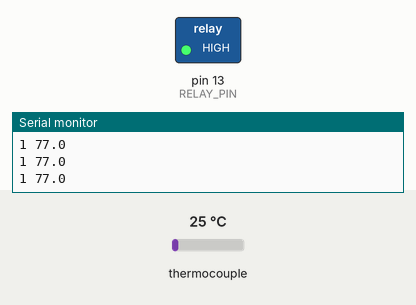
This sketch was run on a simulated Arduino Leonardo, built with avr-gcc and run on an emulated ATmega32U4. Shown: switched loads named in the sketch (green lamp = pin HIGH), the last lines printed to the serial monitor. The inputs (shaded band) are chosen by the test bench; at power-on: thermocouple 25 °C.

Above: at 1.7 s.
1.8 s: thermocouple set to 84 °C
3.3 s: thermocouple set to 92 °C
At 4.3 s:
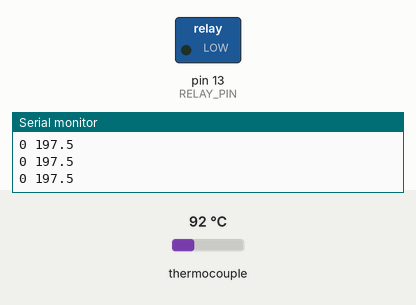
4.8 s: thermocouple set to 6 °C
At 6.0 s:
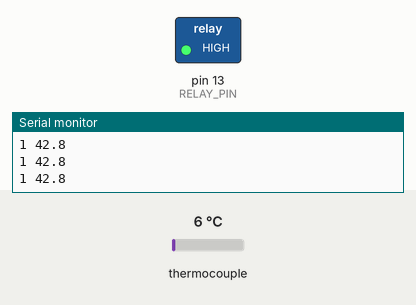
6.3 s: thermocouple set to 150 °C
At 7.7 s:
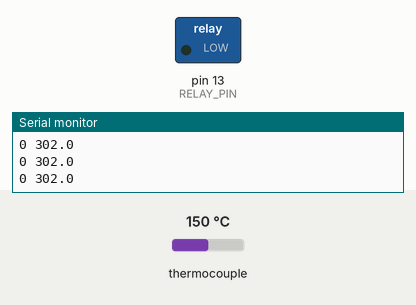
Timing chart, 0 to 8.8 s (numbered marks = the images above; inputs shaded):
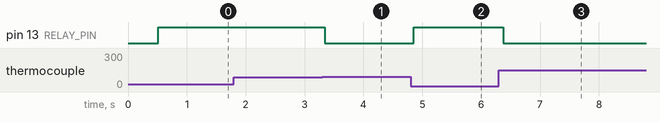

The sketch:

sketch_oct06a.ino
```cpp
#include <SPI.h>
#include "Adafruit_MAX31855.h"

// SPI pins for thermocouple
#define MAXDO   3
#define MAXCS   4
#define MAXCLK  5

// initialize the Thermocouple
Adafruit_MAX31855 thermocouple(MAXCLK, MAXCS, MAXDO);

// Pin to control the relay
#define RELAY_PIN 13

const int PERIOD_MS = 100;
char state;

void setup() {
  Serial.begin(9600);
  while (!Serial) delay(1); // wait for Serial on Leonardo/Zero, etc

  // wait for MAX chip to stabilize
  delay(500);

  pinMode(RELAY_PIN, OUTPUT);
  digitalWrite(RELAY_PIN, HIGH);
  state = 1;
}

void loop() {
   double temp = thermocouple.readFarenheit();
   if (isnan(temp)) {
     Serial.println("Something wrong with thermocouple!");
   } else {
     if (temp > 190) {
        digitalWrite(RELAY_PIN, LOW);
        state = 0;
     } else {
        digitalWrite(RELAY_PIN, HIGH);
        state = 1;
     }
     char line[100];
     sprintf(line, "%d %d.%d\n", state, (int)temp, ((int)(temp*10))%10);
     Serial.print(line);
   }

   delay(PERIOD_MS);
}
```

Measured:
- the behaviour switches between 87 and 88 °C on thermocouple (found by bisection; images 0 and 1)
- after the input at 3.3 s, pin 13 (RELAY_PIN): HIGH → LOW at once
- after the input at 4.8 s, pin 13 (RELAY_PIN): LOW → HIGH after 0.06 s
- after the input at 6.3 s, pin 13 (RELAY_PIN): HIGH → LOW after 0.07 s
